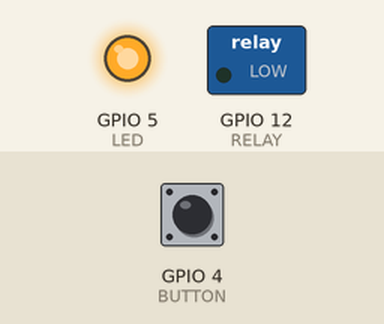
A sketch run on a simulated ESP8266 (NodeMCU). On the bench: switched loads named in the sketch (green lamp = pin HIGH), output pins drawn as LEDs (lit = HIGH). The inputs (shaded band) are chosen by the test bench; at power-on: GPIO 4 (BUTTON) HIGH. WiFi joins after 1.5 s; servers stay silent unless stated; no MQTT or app messages arrive unless stated.

Above: at 2.7 s.
2.8 s: GPIO 4 (BUTTON) pulled LOW for 0.15 s
At 4.0 s:
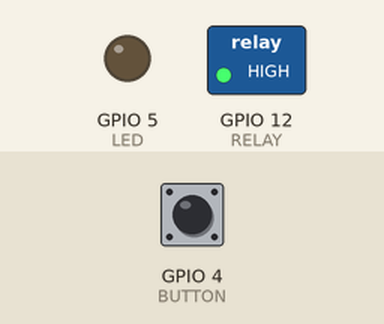
4.4 s: GPIO 4 (BUTTON) pulled LOW for 1 s
At 5.2 s:
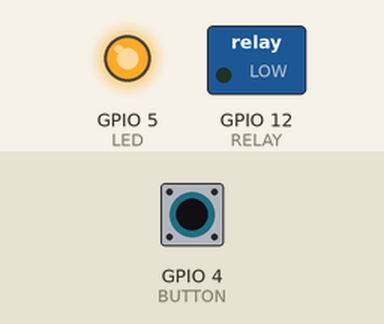
6.9 s: GPIO 4 (BUTTON) pulled LOW for 3.2 s
At 8.3 s:
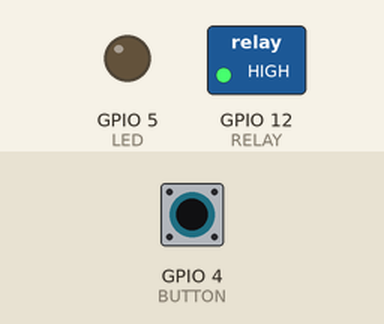
Timing chart, 0 to 9.9 s (numbered marks = the images above; inputs shaded):
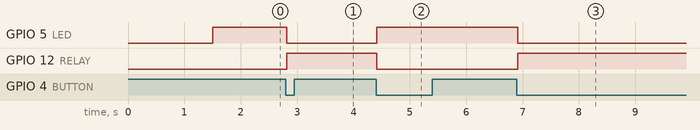

The sketch:

esp_smart_plug.ino
```cpp
#include <ESP8266WiFi.h>
#include <ESP8266mDNS.h>
#include <WiFiUdp.h>
#include <ArduinoOTA.h>
#include <PubSubClient.h>

#ifndef STASSID
#define STASSID "Du Thien"
#define STAPSK  "23456789"
#endif

#define DEVICE_NAME "ESP_SMART_PLUG_DO_HOME"
#define CHANNEL "duthienkt/home"

#define LED 5
#define RELAY 12
#define BUTTON 4
/**
   8285
   4 5(led) 12(relay) 15
   8266
   1: led, 2: Relay

   13 14 16

*/

const char* ssid = STASSID;
const char* password = STAPSK;
const char* host = DEVICE_NAME;


#define mqtt_server "absol.cf"
const uint16_t mqtt_port = 1883;

WiFiClient espClient;
PubSubClient mqttClient(espClient);


void setupIO() {
  pinMode(LED, OUTPUT);
  pinMode(RELAY, OUTPUT);

  pinMode(BUTTON, INPUT_PULLUP);


  setRelay(false);
}


void setLed(boolean isOn) {
  digitalWrite(LED, isOn ? LOW : HIGH);
}

bool isRelayOn = false;
void setRelay(boolean isOn) {
  digitalWrite(RELAY, isOn ?   HIGH : LOW );
  isRelayOn = isOn;
  setLed(isOn);
}


long long ioTime = 0;
byte buttonSum = 10;
void ioLoop() {
  bool pressing = digitalRead(BUTTON) == LOW;
  if (!pressing && buttonSum < 10) {
    buttonSum++;
  }
  else if (buttonSum > 0 && pressing) {
    buttonSum--;
    if (buttonSum == 0) {
      setRelay(!isRelayOn);
      sendStatus();
    }
  }
}

void setupWifi() {
  WiFi.disconnect(true);
  WiFi.mode(WIFI_STA);
  WiFi.begin(ssid, password);
  setLed(true);
  long i = 0;
  while (WiFi.waitForConnectResult() != WL_CONNECTED) {
    WiFi.begin(ssid, password);
    delay(50);
    setLed(i % 2 == 0);
    ++i;
  }
  setLed(false);
  WiFi.setAutoReconnect(true);
}

void wifiLoop() {
  if (WiFi.status() != WL_CONNECTED) {
    WiFi.reconnect();
    for (int i = 0; i < 6; ++i) {
      setLed(i % 2 == 0);
      delay(166);
    }

    setLed(isRelayOn);
  }
}


void sendStatus() {
  if (isRelayOn) {
    mqttClient.publish(CHANNEL "/" DEVICE_NAME "/status", "ON");
  }
  else {
    mqttClient.publish(CHANNEL "/" DEVICE_NAME "/status", "OFF");
  }
}

void sendOnline() {
  mqttClient.publish(CHANNEL "/online", DEVICE_NAME);
}

void onCommand( byte* payload, unsigned int length) {
  setRelay(payload[0] != '0');
}

void onMessageCb(char* topic, byte* payload, unsigned int length)
{
  if (strcmp(topic, CHANNEL "/" DEVICE_NAME "/command") == 0) {
    onCommand(payload, length);
  }
  else if (strcmp(topic, CHANNEL "/" DEVICE_NAME "/what_status") == 0) {
    sendStatus();
  }
  else if (strcmp(topic, CHANNEL "/who_online") == 0) {
    sendOnline();
  }
}


void setupOTA() {
  ArduinoOTA.setHostname(host);
  ArduinoOTA.onStart([]() { // switch off all the PWMs during upgrade

  });

  ArduinoOTA.onEnd([]() { // do a fancy thing with our board led at end
    //todo
  });

  ArduinoOTA.onError([](ota_error_t error) {
    (void)error;
    ESP.restart();
  });

  /* setup the OTA server */
  ArduinoOTA.begin();
}

void setupMQTT() {
  mqttClient.setServer(mqtt_server, mqtt_port);
  mqttClient.setCallback(onMessageCb);
}

void setup() {
  setupIO();
  setupWifi();
  setupMQTT();
  setupOTA();
}

long long lastPing = 0;
long long timex;
void mqttLoop()
{
  timex = millis();
  if (!mqttClient.connected()) // Chờ tới khi kết nối
  {
    // Thực hiện kết nối với mqtt user và pass
    if (mqttClient.connect( CHANNEL "/" DEVICE_NAME , CHANNEL "/" DEVICE_NAME "/online", 0, 0, CHANNEL "/" DEVICE_NAME "/offline")) //kết nối vào broker
    {
      mqttClient.subscribe(CHANNEL "/" DEVICE_NAME "/command");
      mqttClient.subscribe(CHANNEL "/" DEVICE_NAME "/what_status");
      mqttClient.subscribe(CHANNEL "/who_online");

    }
    else
    {
      setLed(!isRelayOn);
      delay(100);
      setLed(isRelayOn);
    }
  }
  mqttClient.loop();

  if ((timex - lastPing > 10000) || (timex - lastPing < 0) ) {
    lastPing = timex;
    sendOnline();
  }
}


unsigned long t;
void loop() {
  wifiLoop();
  ArduinoOTA.handle();
  mqttLoop();
  ioLoop();
}
```

Measured:
- after the input at 2.8 s, GPIO 5 (LED): HIGH → LOW at once; GPIO 12 (RELAY): LOW → HIGH at once
- after the input at 4.4 s, GPIO 5 (LED): LOW → HIGH at once; GPIO 12 (RELAY): HIGH → LOW at once
- after the input at 6.9 s, GPIO 5 (LED): HIGH → LOW at once; GPIO 12 (RELAY): LOW → HIGH at once
